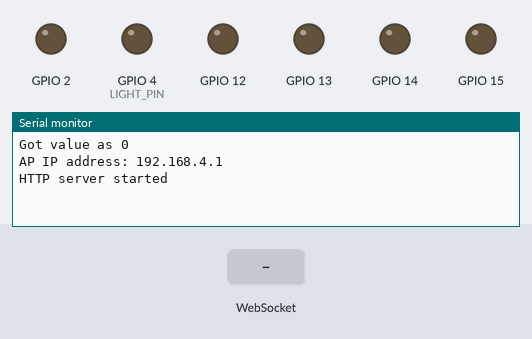
Bench run of a sketch on a simulated ESP32. On the bench: output pins drawn as LEDs (lit = HIGH), the last lines printed to the serial monitor. The test bench sets the inputs (shaded band). The camera gives no picture.

Above: at 1.5 s.
1.6 s: WebSocket text "MoveCar" received
At 2.5 s:
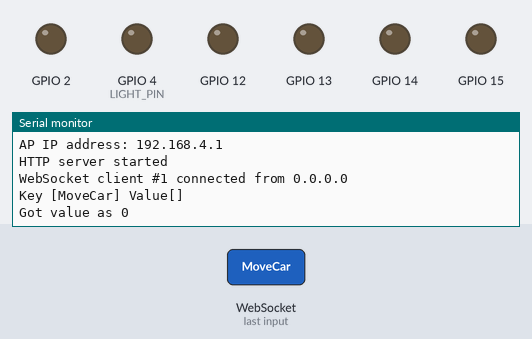
3.1 s: WebSocket text "Speed" received
At 3.6 s:
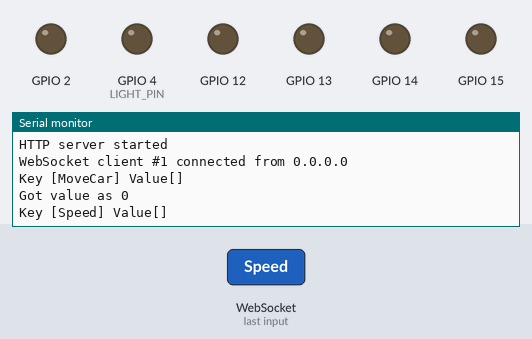
4.6 s: WebSocket text "Light" received
At 6.0 s:
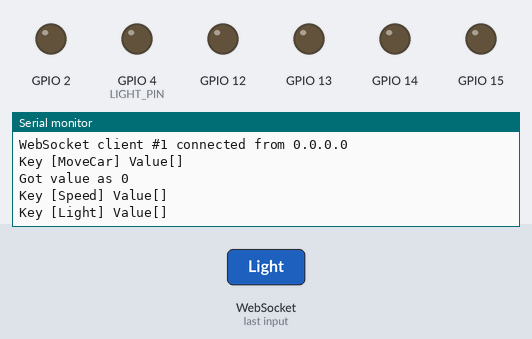

The sketch:

ESP32_CAM_Robot_Car.ino
```cpp
#include "esp_camera.h"
#include <Arduino.h>
#include <WiFi.h>
#include <AsyncTCP.h>
#include <ESPAsyncWebServer.h>
#include <iostream>
#include <sstream>

#include "pin_define.h"
#include "index.h"
#include "fb_gfx.h"
#include "soc/soc.h"           // disable brownout problems
#include "soc/rtc_cntl_reg.h"  // disable brownout problems
#include "driver/rtc_io.h"


void rotateMotor(int motorNumber, int motorDirection) {
  if (motorDirection == FORWARD) {
    digitalWrite(motorPins[motorNumber].pinIN1, HIGH);
    digitalWrite(motorPins[motorNumber].pinIN2, LOW);
  } else if (motorDirection == BACKWARD) {
    digitalWrite(motorPins[motorNumber].pinIN1, LOW);
    digitalWrite(motorPins[motorNumber].pinIN2, HIGH);
  } else {
    digitalWrite(motorPins[motorNumber].pinIN1, LOW);
    digitalWrite(motorPins[motorNumber].pinIN2, LOW);
  }
}

void moveCar(int inputValue) {
  Serial.printf("Got value as %d\n", inputValue);
  switch (inputValue) {

    case UP:
      rotateMotor(RIGHT_MOTOR, FORWARD);
      rotateMotor(LEFT_MOTOR, FORWARD);
      break;

    case DOWN:
      rotateMotor(RIGHT_MOTOR, BACKWARD);
      rotateMotor(LEFT_MOTOR, BACKWARD);
      break;

    case LEFT:
      rotateMotor(RIGHT_MOTOR, FORWARD);
      rotateMotor(LEFT_MOTOR, BACKWARD);
      break;

    case RIGHT:
      rotateMotor(RIGHT_MOTOR, BACKWARD);
      rotateMotor(LEFT_MOTOR, FORWARD);
      break;

    case STOP:
      rotateMotor(RIGHT_MOTOR, STOP);
      rotateMotor(LEFT_MOTOR, STOP);
      break;

    default:
      rotateMotor(RIGHT_MOTOR, STOP);
      rotateMotor(LEFT_MOTOR, STOP);
      break;
  }
}

void handleRoot(AsyncWebServerRequest *request) {
  request->send_P(200, "text/html", htmlHomePage);
}

void handleNotFound(AsyncWebServerRequest *request) {
  request->send(404, "text/plain", "File Not Found");
}

void onCarInputWebSocketEvent(AsyncWebSocket *server,
                              AsyncWebSocketClient *client,
                              AwsEventType type,
                              void *arg,
                              uint8_t *data,
                              size_t len) {
  switch (type) {
    case WS_EVT_CONNECT:
      Serial.printf("WebSocket client #%u connected from %s\n", client->id(), client->remoteIP().toString().c_str());
      break;
    case WS_EVT_DISCONNECT:
      Serial.printf("WebSocket client #%u disconnected\n", client->id());
      moveCar(0);
      ledcWrite(PWMLightChannel, 0);
      break;
    case WS_EVT_DATA:
      AwsFrameInfo *info;
      info = (AwsFrameInfo *)arg;
      if (info->final && info->index == 0 && info->len == len && info->opcode == WS_TEXT) {
        std::string myData = "";
        myData.assign((char *)data, len);
        std::istringstream ss(myData);
        std::string key, value;
        std::getline(ss, key, ',');
        std::getline(ss, value, ',');
        Serial.printf("Key [%s] Value[%s]\n", key.c_str(), value.c_str());
        int valueInt = atoi(value.c_str());
        if (key == "MoveCar") {
          moveCar(valueInt);
        } else if (key == "Speed") {
          ledcWrite(PWMSpeedChannel, valueInt);
        } else if (key == "Light") {
          ledcWrite(PWMLightChannel, valueInt);
        }
      }
      break;
    case WS_EVT_PONG:
    case WS_EVT_ERROR:
      break;
    default:
      break;
  }
}

void onCameraWebSocketEvent(AsyncWebSocket *server,
                            AsyncWebSocketClient *client,
                            AwsEventType type,
                            void *arg,
                            uint8_t *data,
                            size_t len) {
  switch (type) {
    case WS_EVT_CONNECT:
      Serial.printf("WebSocket client #%u connected from %s\n", client->id(), client->remoteIP().toString().c_str());
      cameraClientId = client->id();
      break;
    case WS_EVT_DISCONNECT:
      Serial.printf("WebSocket client #%u disconnected\n", client->id());
      cameraClientId = 0;
      break;
    case WS_EVT_DATA:
      break;
    case WS_EVT_PONG:
    case WS_EVT_ERROR:
      break;
    default:
      break;
  }
}

void setupCamera() {
  camera_config_t config;
  config.ledc_channel = LEDC_CHANNEL_0;
  config.ledc_timer = LEDC_TIMER_0;
  config.pin_d0 = Y2_GPIO_NUM;
  config.pin_d1 = Y3_GPIO_NUM;
  config.pin_d2 = Y4_GPIO_NUM;
  config.pin_d3 = Y5_GPIO_NUM;
  config.pin_d4 = Y6_GPIO_NUM;
  config.pin_d5 = Y7_GPIO_NUM;
  config.pin_d6 = Y8_GPIO_NUM;
  config.pin_d7 = Y9_GPIO_NUM;
  config.pin_xclk = XCLK_GPIO_NUM;
  config.pin_pclk = PCLK_GPIO_NUM;
  config.pin_vsync = VSYNC_GPIO_NUM;
  config.pin_href = HREF_GPIO_NUM;
  config.pin_sscb_sda = SIOD_GPIO_NUM;
  config.pin_sscb_scl = SIOC_GPIO_NUM;
  config.pin_pwdn = PWDN_GPIO_NUM;
  config.pin_reset = RESET_GPIO_NUM;
  config.xclk_freq_hz = 20000000;
  config.pixel_format = PIXFORMAT_JPEG;

  config.frame_size = FRAMESIZE_VGA;
  config.jpeg_quality = 10;
  config.fb_count = 1;


  // camera init
  esp_err_t err = esp_camera_init(&config);
  if (err != ESP_OK) {
    Serial.printf("Camera init failed with error 0x%x", err);
    return;
  } else {
    wsCamera.onEvent(onCameraWebSocketEvent);
    server.addHandler(&wsCamera);
  }
  // 0 = disable , 1 = enable


  if (psramFound()) {
    heap_caps_malloc_extmem_enable(20000);
    Serial.printf("PSRAM initialized. malloc to take memory from psram above this size");
  }

//ESP32-CAM OV2640 Camera Settings for rotate 90
  sensor_t *s = esp_camera_sensor_get();
  s->set_vflip(s, 1);
  s->set_hmirror(s, 1);

}

void sendCameraPicture() {

  if (cameraClientId == 0) {
    return;
  }
  unsigned long startTime1 = millis();
  //capture a frame
  camera_fb_t *fb = esp_camera_fb_get();
  if (!fb) {
    Serial.println("Frame buffer could not be acquired");
    return;
  }

  unsigned long startTime2 = millis();
  wsCamera.binary(cameraClientId, fb->buf, fb->len);
  esp_camera_fb_return(fb);

  //Wait for message to be delivered
  while (true) {
    AsyncWebSocketClient *clientPointer = wsCamera.client(cameraClientId);
    if (!clientPointer || !(clientPointer->queueIsFull())) {
      break;
    }
    delay(1);
  }

  unsigned long startTime3 = millis();
  Serial.printf("Time taken Total: %d|%d|%d\n", startTime3 - startTime1, startTime2 - startTime1, startTime3 - startTime2);
}


void setUpPinModes() {
  //Set up PWM
  ledcSetup(PWMSpeedChannel, PWMFreq, PWMResolution);
  ledcSetup(PWMLightChannel, PWMFreq, PWMResolution);

  for (int i = 0; i < motorPins.size(); i++) {
    pinMode(motorPins[i].pinEn, OUTPUT);
    pinMode(motorPins[i].pinIN1, OUTPUT);
    pinMode(motorPins[i].pinIN2, OUTPUT);

    /* Attach the PWM Channel to the motor enb Pin */
    ledcAttachPin(motorPins[i].pinEn, PWMSpeedChannel);
  }
  moveCar(STOP);

  pinMode(LIGHT_PIN, OUTPUT);
  ledcAttachPin(LIGHT_PIN, PWMLightChannel);
  //pinMode(PWDN_GPIO_NUM, OUTPUT);
}


void setup(void) {

  WRITE_PERI_REG(RTC_CNTL_BROWN_OUT_REG, 0);  // disable brownout detector
  setUpPinModes();
  Serial.begin(115200);

  WiFi.softAP(ssid, password);
  IPAddress IP = WiFi.softAPIP();
  Serial.print("AP IP address: ");
  Serial.println(IP);

  server.on("/", HTTP_GET, handleRoot);
  server.onNotFound(handleNotFound);

  wsCamera.onEvent(onCameraWebSocketEvent);
  server.addHandler(&wsCamera);

  wsCarInput.onEvent(onCarInputWebSocketEvent);
  server.addHandler(&wsCarInput);

  server.begin();
  Serial.println("HTTP server started");

  setupCamera();
  //sendCameraPicture();
}

void loop() {
  wsCamera.cleanupClients();
  wsCarInput.cleanupClients();
  sendCameraPicture();
  delay(100);  // Adjust delay based on streaming frame rate
  //Serial.printf("SPIRam Total heap %d, SPIRam Free Heap %d\n", ESP.getPsramSize(), ESP.getFreePsram());
}
```

pin_define.h
```cpp
struct MOTOR_PINS
{
  int pinEn;
  int pinIN1;
  int pinIN2;
};

std::vector<MOTOR_PINS> motorPins =
{
  {12, 13, 15},  //RIGHT_MOTOR Pins (EnA, IN1, IN2)
  {12, 14, 2},  //LEFT_MOTOR  Pins (EnB, IN3, IN4)
};
#define LIGHT_PIN 4

#define UP 1
#define DOWN 2
#define LEFT 3
#define RIGHT 4
#define STOP 0

#define RIGHT_MOTOR 0
#define LEFT_MOTOR 1

#define FORWARD 1
#define BACKWARD -1

const int PWMFreq = 1000; /* 1 KHz */
const int PWMResolution = 8;
const int PWMSpeedChannel = 2;
const int PWMLightChannel = 3;

//Camera related constants
#define PWDN_GPIO_NUM     32
#define RESET_GPIO_NUM    -1
#define XCLK_GPIO_NUM      0
#define SIOD_GPIO_NUM     26
#define SIOC_GPIO_NUM     27
#define Y9_GPIO_NUM       35
#define Y8_GPIO_NUM       34
#define Y7_GPIO_NUM       39
#define Y6_GPIO_NUM       36
#define Y5_GPIO_NUM       21
#define Y4_GPIO_NUM       19
#define Y3_GPIO_NUM       18
#define Y2_GPIO_NUM        5
#define VSYNC_GPIO_NUM    25
#define HREF_GPIO_NUM     23
#define PCLK_GPIO_NUM     22

const char* ssid     = "robot_car_10";
const char* password = "123456789";

AsyncWebServer server(80);
AsyncWebSocket wsCamera("/Camera");
AsyncWebSocket wsCarInput("/CarInput");
uint32_t cameraClientId = 0;
```

Source omitted: index.h (12027 bytes)

Measured:
- after the input at 1.6 s, the serial monitor: prints a new line at once (image 1)
- after the input at 3.1 s, the serial monitor: prints a new line at once (image 2)
- after the input at 4.6 s, the serial monitor: prints a new line at once (image 3)
